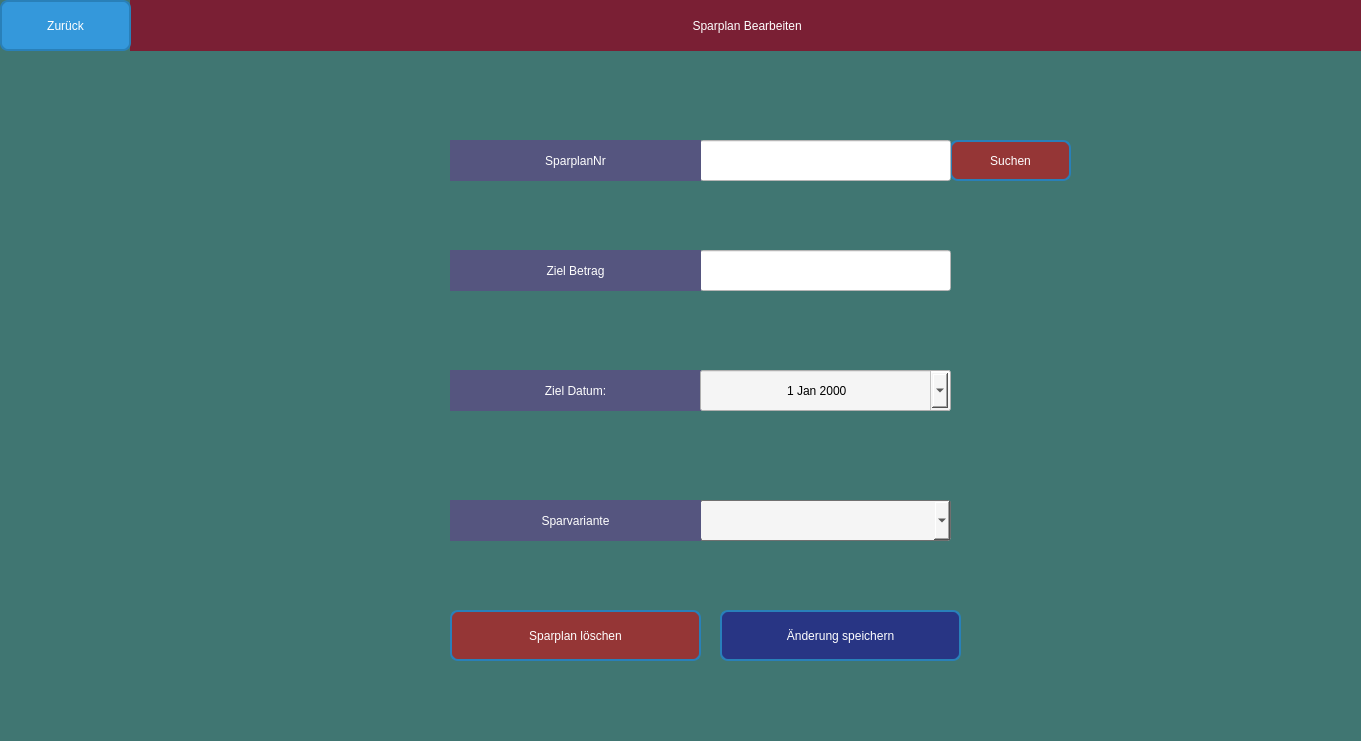
<?xml version="1.0" encoding="UTF-8"?>
<ui version="4.0">
 <class>SparplanBearbeiten</class>
 <widget class="QWidget" name="SparplanBearbeiten">
  <property name="geometry">
   <rect>
    <x>0</x>
    <y>0</y>
    <width>1361</width>
    <height>741</height>
   </rect>
  </property>
  <property name="windowTitle">
   <string>Form</string>
  </property>
  <widget class="QLabel" name="label">
   <property name="geometry">
    <rect>
     <x>0</x>
     <y>0</y>
     <width>1361</width>
     <height>741</height>
    </rect>
   </property>
   <property name="layoutDirection">
    <enum>Qt::RightToLeft</enum>
   </property>
   <property name="styleSheet">
    <string notr="true">background-color: rgb(64, 118, 114);</string>
   </property>
   <property name="text">
    <string/>
   </property>
  </widget>
  <widget class="QLabel" name="label_2">
   <property name="geometry">
    <rect>
     <x>130</x>
     <y>0</y>
     <width>1231</width>
     <height>51</height>
    </rect>
   </property>
   <property name="styleSheet">
    <string notr="true">background-color: rgb(122, 31, 52);
font: 600 italic 15pt &quot;Segoe UI&quot;;
color: rgb(255, 255, 255);
</string>
   </property>
   <property name="text">
    <string> Sparplan Bearbeiten</string>
   </property>
   <property name="alignment">
    <set>Qt::AlignCenter</set>
   </property>
  </widget>
  <widget class="QPushButton" name="pushButtonZurueck">
   <property name="geometry">
    <rect>
     <x>0</x>
     <y>0</y>
     <width>131</width>
     <height>51</height>
    </rect>
   </property>
   <property name="styleSheet">
    <string notr="true">QPushButton {
    background-color: #3498db;
    color: #ffffff;
    font: 600 italic 15pt &quot;Segoe UI&quot;;
    padding: 10px 20px;
    border: 2px solid #2980b9;
    border-radius: 8px;
}

QPushButton:hover {
    background-color: #2980b9;
}

QPushButton:pressed {
    background-color: #1f618d;
}
</string>
   </property>
   <property name="text">
    <string>Zurück</string>
   </property>
  </widget>
  <widget class="QLineEdit" name="zielBetrag">
   <property name="geometry">
    <rect>
     <x>700</x>
     <y>250</y>
     <width>251</width>
     <height>41</height>
    </rect>
   </property>
   <property name="styleSheet">
    <string notr="true">font: 600 italic 15pt &quot;Segoe UI&quot;;
background-color: rgb(255, 255, 255);
color: rgb(0, 0, 0);</string>
   </property>
   <property name="alignment">
    <set>Qt::AlignCenter</set>
   </property>
  </widget>
  <widget class="QComboBox" name="comboBox">
   <property name="geometry">
    <rect>
     <x>700</x>
     <y>500</y>
     <width>251</width>
     <height>41</height>
    </rect>
   </property>
   <property name="cursor">
    <cursorShape>PointingHandCursor</cursorShape>
   </property>
   <property name="styleSheet">
    <string notr="true">QComboBox {
        font: 600 italic 15pt &quot;Segoe UI&quot;;
        color: rgb(0, 0, 0);
    padding: 5px;
    background-color: #f5f5f5;
    selection-background-color: #66bb6a;
    border: 1px solid #707070;
    border-radius: 3px;
}
</string>
   </property>
  </widget>
  <widget class="QLabel" name="zielDatumText">
   <property name="geometry">
    <rect>
     <x>450</x>
     <y>370</y>
     <width>251</width>
     <height>41</height>
    </rect>
   </property>
   <property name="styleSheet">
    <string notr="true">font: 600 italic 15pt &quot;Segoe UI&quot;;
background-color: rgb(85, 85, 127);
color: rgb(255, 255, 255);
</string>
   </property>
   <property name="text">
    <string>Ziel Datum:</string>
   </property>
   <property name="alignment">
    <set>Qt::AlignCenter</set>
   </property>
  </widget>
  <widget class="QLabel" name="zielBetragText">
   <property name="geometry">
    <rect>
     <x>450</x>
     <y>250</y>
     <width>251</width>
     <height>41</height>
    </rect>
   </property>
   <property name="styleSheet">
    <string notr="true">font: 600 italic 15pt &quot;Segoe UI&quot;;
background-color: rgb(85, 85, 127);
color: rgb(255, 255, 255);
</string>
   </property>
   <property name="text">
    <string>Ziel Betrag</string>
   </property>
   <property name="alignment">
    <set>Qt::AlignCenter</set>
   </property>
  </widget>
  <widget class="QLabel" name="Sparvariante">
   <property name="geometry">
    <rect>
     <x>450</x>
     <y>500</y>
     <width>251</width>
     <height>41</height>
    </rect>
   </property>
   <property name="styleSheet">
    <string notr="true">font: 600 italic 15pt &quot;Segoe UI&quot;;
background-color: rgb(85, 85, 127);
color: rgb(255, 255, 255);
</string>
   </property>
   <property name="text">
    <string>Sparvariante</string>
   </property>
   <property name="alignment">
    <set>Qt::AlignCenter</set>
   </property>
  </widget>
  <widget class="QDateEdit" name="dateEditZielDatum">
   <property name="geometry">
    <rect>
     <x>700</x>
     <y>370</y>
     <width>251</width>
     <height>41</height>
    </rect>
   </property>
   <property name="cursor">
    <cursorShape>PointingHandCursor</cursorShape>
   </property>
   <property name="styleSheet">
    <string notr="true">QDateEdit {

        font: 600 italic 15pt &quot;Segoe UI&quot;;
        color: rgb(0, 0, 0);
    padding: 5px;
    background-color: #f5f5f5;
    selection-background-color: #66bb6a;
}

QDateEdit::drop-down {
    width: 20px;
    image: url(':/icons/calendar_icon.png');
    subcontrol-position:
    subcontrol-origin: padding;
    right: 5px;
}

QDateEdit::down-arrow {
    image: none;
}

QDateEdit::down-arrow:hover {
    background-color: #ddd;
}</string>
   </property>
   <property name="wrapping">
    <bool>false</bool>
   </property>
   <property name="alignment">
    <set>Qt::AlignCenter</set>
   </property>
   <property name="calendarPopup">
    <bool>true</bool>
   </property>
  </widget>
  <widget class="QPushButton" name="pushButtonSparplanLoeschen">
   <property name="geometry">
    <rect>
     <x>450</x>
     <y>610</y>
     <width>251</width>
     <height>51</height>
    </rect>
   </property>
   <property name="styleSheet">
    <string notr="true">QPushButton {

    color: #ffffff;
    font: 600 italic 15pt &quot;Segoe UI&quot;;
    padding: 10px 20px;
    border: 2px solid #2980b9;
        background-color: rgb(149, 54, 54);
    border-radius: 8px;
}

QPushButton:hover {
    background-color: #8c2d2d;
}

QPushButton:pressed {
    background-color: #6e2323;
    border: 2px solid #7d2626;
}</string>
   </property>
   <property name="text">
    <string>Sparplan löschen</string>
   </property>
  </widget>
  <widget class="QPushButton" name="pushButtonSpeichern">
   <property name="geometry">
    <rect>
     <x>720</x>
     <y>610</y>
     <width>241</width>
     <height>51</height>
    </rect>
   </property>
   <property name="styleSheet">
    <string notr="true">QPushButton {

        background-color: rgb(40, 53, 132);
    color: #ffffff;
    font: 600 italic 15pt &quot;Segoe UI&quot;;
    padding: 10px 20px;
    border: 2px solid #2980b9;
    border-radius: 8px;
}

QPushButton:hover {
    background-color: #2c82c9;
}

QPushButton:pressed {
    background-color: #1869ab;
}
</string>
   </property>
   <property name="text">
    <string>Änderung speichern</string>
   </property>
  </widget>
  <widget class="QPushButton" name="pushButtonSuchen">
   <property name="geometry">
    <rect>
     <x>950</x>
     <y>140</y>
     <width>121</width>
     <height>41</height>
    </rect>
   </property>
   <property name="styleSheet">
    <string notr="true">QPushButton {

    color: #ffffff;
    font: 600 italic 15pt &quot;Segoe UI&quot;;
    padding: 10px 20px;
    border: 2px solid #2980b9;
        background-color: rgb(149, 54, 54);
    border-radius: 8px;
}

QPushButton:hover {
    background-color: #8c2d2d;
}

QPushButton:pressed {
    background-color: #6e2323;
    border: 2px solid #7d2626;
}</string>
   </property>
   <property name="text">
    <string>Suchen</string>
   </property>
  </widget>
  <widget class="QLineEdit" name="SparplanNr">
   <property name="geometry">
    <rect>
     <x>700</x>
     <y>140</y>
     <width>251</width>
     <height>41</height>
    </rect>
   </property>
   <property name="styleSheet">
    <string notr="true">font: 600 italic 15pt &quot;Segoe UI&quot;;
background-color: rgb(255, 255, 255);
color: rgb(0, 0, 0);</string>
   </property>
   <property name="alignment">
    <set>Qt::AlignCenter</set>
   </property>
  </widget>
  <widget class="QLabel" name="sparplanNrText">
   <property name="geometry">
    <rect>
     <x>450</x>
     <y>140</y>
     <width>251</width>
     <height>41</height>
    </rect>
   </property>
   <property name="styleSheet">
    <string notr="true">font: 600 italic 15pt &quot;Segoe UI&quot;;
background-color: rgb(85, 85, 127);
color: rgb(255, 255, 255);
</string>
   </property>
   <property name="text">
    <string>SparplanNr</string>
   </property>
   <property name="alignment">
    <set>Qt::AlignCenter</set>
   </property>
  </widget>
 </widget>
 <resources/>
 <connections/>
</ui>
